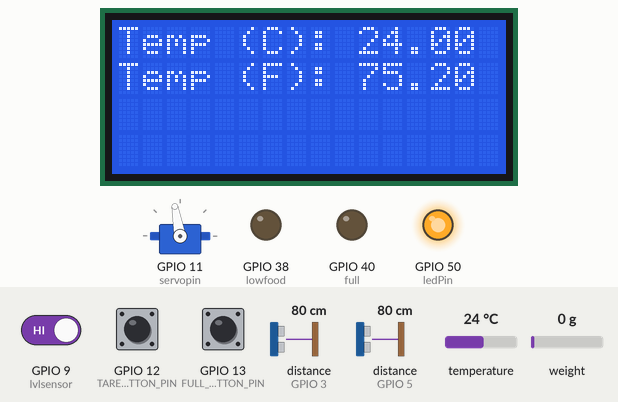
Recording of a sketch running on a simulated ESP32-S3. Shown: servo, 16×4 character LCD, output pins drawn as LEDs (lit = HIGH). Wiring (inferred from the names in the program): 2 × ultrasonic range finder: trigger GPIO 4, echo GPIO 3 / trigger GPIO 6, echo GPIO 5. The inputs (shaded band) are chosen by the test bench; at power-on: GPIO 13 (FULL_BUTTON_PIN) LOW, distance to the obstacle (sensors on GPIO 3, GPIO 5) 80 cm, GPIO 9 (lvlsensor) HIGH, GPIO 12 (TARE_BUTTON_PIN) LOW, temperature 24 °C, weight on the scale 0 g. The echo pulse lasts 58.3 µs per cm; EEPROM starts erased; the modem accepts every AT command (registered, SIM ready, sends succeed) and sends nothing else; pins used as bus, display or sensor lines are not drawn; what the sketch prints to the serial monitor is not drawn.

Above: at 13.6 s.
13.7 s: GPIO 13 (FULL_BUTTON_PIN) pulled HIGH for 3.2 s
At 17.8 s:
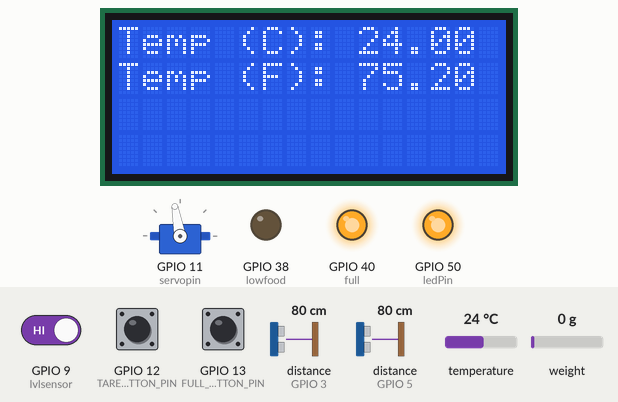
18.4 s: distance to the obstacle (sensor on GPIO 3) set to 23 cm
20.8 s: distance to the obstacle (sensor on GPIO 3) set to 19 cm
At 25.1 s:
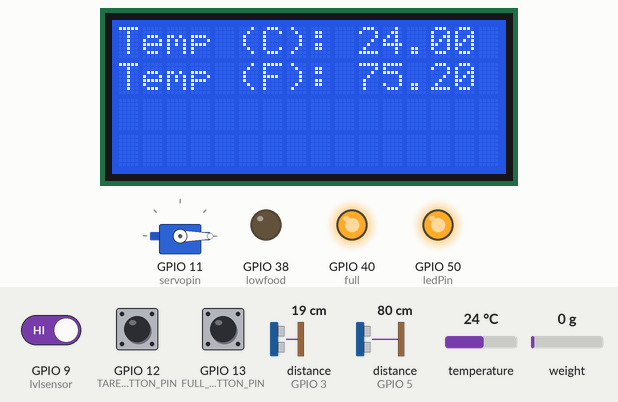
25.3 s: GPIO 9 (lvlsensor) driven LOW
At 27.0 s:
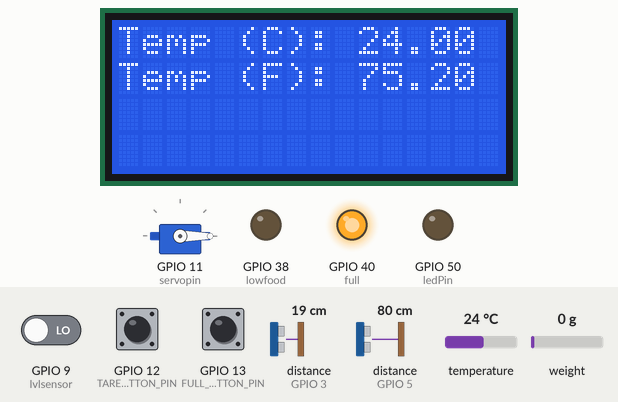
28.2 s: GPIO 12 (TARE_BUTTON_PIN) pulled HIGH for 1 s
At 30.3 s:
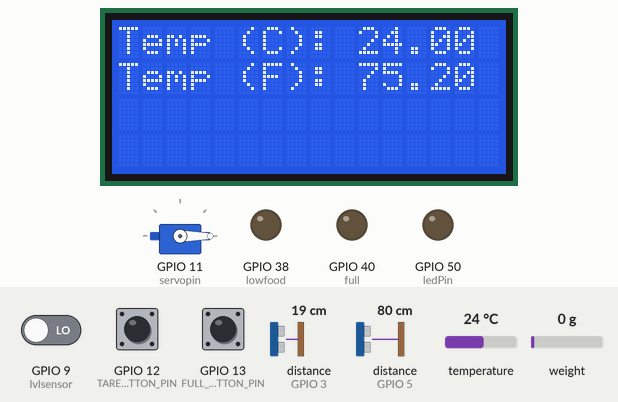
30.7 s: temperature set to 12 °C
At 32.2 s:
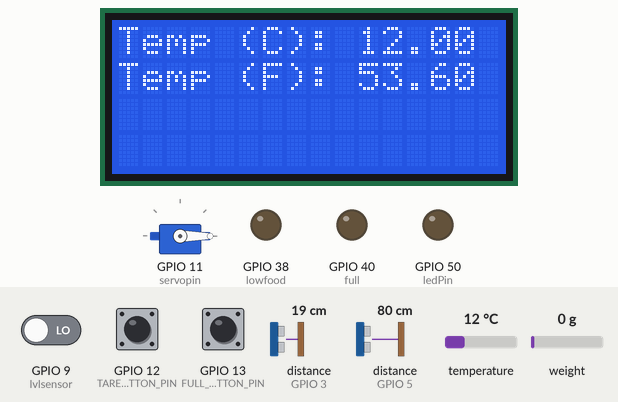
Timing chart, 0 to 33.3 s (numbered marks = the images above; inputs shaded):
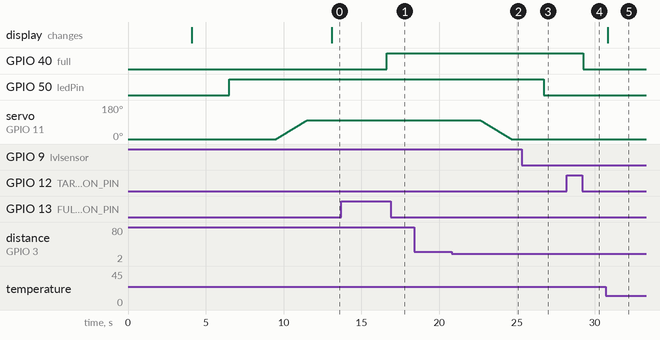

The sketch:

SmartServ.ino
```cpp
#include <SoftwareSerial.h>
#include <Servo.h>
#include <OneWire.h>
#include <DallasTemperature.h>
#include <Wire.h>
#include <LiquidCrystal_I2C.h>
#include <HX711_ADC.h>
#include <EEPROM.h>

// Pins for water level sensor and LED
const int lvlsensor = 9;
const int ledPin = 50;

//pins for RGB
const int resetbtn = 36 ;
const int full = 40 ;
const int lowfood = 38 ;

// Pins for SoftwareSerial
#define RX_PIN 7  // RX of Arduino to TX of SIM800C
#define TX_PIN 8  // TX of Arduino to RX of SIM800C

// Pins for servo and ultrasonic sensors
#define trigger1 4
#define echo1 3
#define trigger2 6
#define echo2 5
#define servopin 11

// Pins for temperature sensor and relay
const int RELAY_PIN  = A5; // Arduino pin connected to the relay's pin
const int SENSOR_PIN = 2;  // Arduino pin connected to DS18B20 sensor's DATA pin

// Pins for weight sensor and weight recording buttons
const int HX711_dout =  31; // mcu > HX711 dout pin
const int HX711_sck = 30; // mcu > HX711 sck pin
const int TARE_BUTTON_PIN = 12;  // Pin for tare button
const int FULL_BUTTON_PIN = 13;  // Pin for 100% full button

// Weight calibration variables and variables relatedd to weight sensing mechanism
const int calVal_eepromAdress = 0;
const int tareOffsetVal_eepromAdress = 4;
unsigned long t = 0;

double fullWeight = 0; // Variable for 100% filled weight
// long int smsInterval = 600000; // 10 mins in ms
// unsigned long lastSMSTime = 0, SMSTime = 0;
bool isFullbuttonPressed = false;

// Temperature threshold
const float TEMPERATURE_THRESHOLD = 55; // °C
const float TEMP_OFF = 60;

// Global variables
float time1 = 0, distance1 = 0, time2 = 0, distance2 = 0;
float temperature;
int relay_state;
float tempC, tempF;

//boolean values
bool ulsonic = false;
bool waterlvl = false;
bool weightsen = false;

// Objects for libraries
SoftwareSerial sim800(RX_PIN, TX_PIN);
Servo servo;
OneWire oneWire(SENSOR_PIN);
DallasTemperature DS18B20(&oneWire);
DallasTemperature sensor(&oneWire);
LiquidCrystal_I2C lcd(0x27, 16, 4);
HX711_ADC LoadCell(HX711_dout, HX711_sck);

// Function prototypes
void sendATCommand(String command, const int timeout);
void sendSMS(String message);
void smoothServoMove(int targetAngle);

void setup() {
  // Set up water level sensor and LED pins
  pinMode(lvlsensor, INPUT_PULLUP);
  pinMode(ledPin, OUTPUT);

  //set up RGB
  pinMode(resetbtn, OUTPUT);
  pinMode(full, OUTPUT);
  pinMode(lowfood, OUTPUT);

  // Set up Serial communication
  Serial.begin(115200);
  delay(1000);
  sim800.begin(9600);
  delay(1000);

  // Check if the module is ready and set SMS text mode
  sendATCommand("AT", 1000);
  sendATCommand("AT+CMGF=1", 1000);

  // Set up servo and ultrasonic sensor pins
  pinMode(trigger1, OUTPUT);
  pinMode(echo1, INPUT);
  pinMode(trigger2, OUTPUT);
  pinMode(echo2, INPUT);
  servo.attach(servopin);
  servo.write(0);

  // Set up temperature sensor and LCD
  DS18B20.begin();
  lcd.init();
  lcd.backlight();
  pinMode(RELAY_PIN, OUTPUT);
  sensor.begin();

  // Setup weight recording buttons
  pinMode(TARE_BUTTON_PIN, INPUT);
  delay(10);
  pinMode(FULL_BUTTON_PIN, INPUT);

  // Setup loadcells for weight sensing
  LoadCell.begin();
  float calibrationValue;
  // calibrationValue = 12.71; //12.91, 11.27, 11.21

#if defined(ESP8266)|| defined(ESP32)
  EEPROM.begin(512);
#endif

  EEPROM.get(calVal_eepromAdress, calibrationValue);

  //restore the zero offset value from eeprom:
  long tare_offset = 0;
  EEPROM.get(tareOffsetVal_eepromAdress, tare_offset);
  LoadCell.setTareOffset(tare_offset);
  boolean _tare = false; //set this to false as the value has been resored from eeprom

  unsigned long stabilizingtime = 2000; // preciscion right after power-up can be improved by adding a few seconds of stabilizing time
  LoadCell.start(stabilizingtime, _tare);
  if (LoadCell.getTareTimeoutFlag()) {
    Serial.println("Timeout, check MCU>HX711 wiring and pin designations");
    while (1);
  }
  else {
    LoadCell.setCalFactor(calibrationValue); // set calibration value (float)
    Serial.println("Startup is complete");
  }
}

void loop() {
  // Water level sensor logic
  if (digitalRead(lvlsensor) == LOW) {
    waterlvl = false;
    digitalWrite(ledPin, LOW);
  } else {
    if (waterlvl == false){
      digitalWrite(ledPin, HIGH);
      Serial.println("Water level is low");
      sendSMS("Water level is low");
      waterlvl = true;
    }
  }

  // Ultrasonic sensor logic
  // Measure distance from sensor 1
  digitalWrite(trigger1, LOW);
  delayMicroseconds(2);
  digitalWrite(trigger1, HIGH);
  delayMicroseconds(10);
  digitalWrite(trigger1, LOW);
  time1 = pulseIn(echo1, HIGH);
  distance1 = time1 * 0.034 / 2;

  // Measure distance from sensor 2
  digitalWrite(trigger2, LOW);
  delayMicroseconds(2);
  digitalWrite(trigger2, HIGH);
  delayMicroseconds(10);
  digitalWrite(trigger2, LOW);
  time2 = pulseIn(echo2, HIGH);
  distance2 = time2 * 0.034 / 2;

  // Print distances to Serial Monitor
  Serial.print("Distance from Sensor 1: ");
  Serial.print(distance1);
  Serial.println(" cm");
  Serial.print("Distance from Sensor 2: ");
  Serial.print(distance2);
  Serial.println(" cm");

  // Control the servo based on distance readings
  if (distance1 <= 20 || distance2 <= 20) {

    smoothServoMove(0);

  } else {
    delay(900);
    smoothServoMove(100);
  }

  // Temperature sensor logic
  sensor.requestTemperatures();
  temperature = sensor.getTempCByIndex(0);
  if (temperature < TEMPERATURE_THRESHOLD)
    relay_state = HIGH;
  else if (temperature > TEMP_OFF)
    relay_state = LOW;

  digitalWrite(RELAY_PIN, relay_state);
  Serial.print("Temperature: ");
  Serial.print(temperature);
  Serial.print("°C => relay's state: ");
  Serial.println(relay_state);

  // Display temperature readings on the LCD
  DS18B20.requestTemperatures();
  tempC = DS18B20.getTempCByIndex(0);
  tempF = tempC * 9 / 5 + 32;
  lcd.setCursor(0, 0);
  lcd.print("Temp (C): ");
  lcd.print(tempC);
  lcd.print("  ");
  lcd.setCursor(0, 1);
  lcd.print("Temp (F): ");
  lcd.print(tempF);
  lcd.print("  ");

  delay(500); // Delay for 1 second before updating the display again

  // Weight sensor logic
  static boolean newDataReady = 0;
  const int serialPrintInterval = 1000; //increase value to slow down serial print activity

  // check for new data/start next conversion:
  if (LoadCell.update()) newDataReady = true;

  // get smoothed value from the dataset:
  if (newDataReady) {
    if (millis() > t + serialPrintInterval) {
      float i = LoadCell.getData();
      Serial.print("Load_cell output val: ");
      Serial.println(i);

      // Check if value 'i' less than 30% that of full weight
      if (i < fullWeight * 0.3 && isFullbuttonPressed) {
        // lastSMSTime = millis();
        Serial.println("The food on the chafing dish is depleting. Requesting refill!");
        sendSMS("The food on the chafing dish is depleting. Requesting refill!");

        digitalWrite(full, LOW);
        digitalWrite(lowfood, HIGH);
        digitalWrite(resetbtn, LOW);

        // SMSTime = lastSMSTime + smsInterval;
        isFullbuttonPressed = false;
      }
      newDataReady = 0;
      t = millis();
    }
    }

  // Check for tare button press
  if (digitalRead(TARE_BUTTON_PIN) == HIGH) {
    delay(50);  // Debounce
    if (digitalRead(TARE_BUTTON_PIN) == HIGH) {
      Serial.println("Tare button pressed");
      refreshOffsetValueAndSaveToEEprom();
      digitalWrite(full, LOW);
      digitalWrite(lowfood, LOW);
      digitalWrite(resetbtn, HIGH);
    }
  }

  // Check for full button press
  if (digitalRead(FULL_BUTTON_PIN) == HIGH) {
    delay(50);  // Debounce
    if (digitalRead(FULL_BUTTON_PIN) == HIGH) {
      Serial.println("Full button pressed");
      recordFullWeight();
      isFullbuttonPressed = true;
      digitalWrite(full, HIGH);
      digitalWrite(lowfood, LOW);
      digitalWrite(resetbtn, LOW);


    }
  }

  // receive command from serial terminal, send 't' to initiate tare operation:
  if (Serial.available() > 0) {
    char inByte = Serial.read();
    if (inByte == 't') refreshOffsetValueAndSaveToEEprom();
  }
}

void sendATCommand(String command, const int timeout) {
  sim800.println(command);
  long int time = millis();
  while ((time + timeout) > millis()) {
    while (sim800.available()) {
      char c = sim800.read();
      Serial.print(c);
    }
  }
}

void sendSMS(String message) {
  sim800.println("AT+CMGS=\"+94768426584\"");
  delay(1000);
  sim800.println(message); // The message content
  delay(100);
  sim800.write(26);
  delay(1000);

  while (sim800.available()) {
    Serial.write(sim800.read());
  }
}

void smoothServoMove(int targetAngle) {
  int currentAngle = servo.read();
  if (currentAngle < targetAngle) {
    for (int angle = currentAngle; angle <= targetAngle; angle++) {
      servo.write(angle);
      delay(20);
    }
  } else {
    for (int angle = currentAngle; angle >= targetAngle; angle--) {
      servo.write(angle);
      delay(20);
    }
  }
}

// zero offset value (tare), calculate and save to EEprom:
void refreshOffsetValueAndSaveToEEprom() {
  long _offset = 0;
  Serial.println("Calculating tare offset value...");
  LoadCell.tare(); // calculate the new tare / zero offset value (blocking)
  _offset = LoadCell.getTareOffset(); // get the new tare / zero offset value
  EEPROM.put(tareOffsetVal_eepromAdress, _offset); // save the new tare / zero offset value to EEprom
#if defined(ESP8266) || defined(ESP32)
  EEPROM.commit();
#endif
  LoadCell.setTareOffset(_offset); // set value as library parameter (next restart it will be read from EEprom)
  Serial.print("New tare offset value:");
  Serial.print(_offset);
  Serial.print(", saved to EEprom adr:");
  Serial.println(tareOffsetVal_eepromAdress);
}

void recordFullWeight() {
  fullWeight = LoadCell.getData();
  Serial.print("100% full weight recorded: ");
  Serial.println(fullWeight);
}
```

Measured:
- the behaviour switches between 21 and 20 cm on distance to the obstacle (sensor on GPIO 3) (found by bisection; images 1 and 2)
- after the input at 13.7 s, GPIO 40 (full): LOW → HIGH after 2.9 s
- after the input at 18.4 s, every drawn part: stays the same
- after the input at 20.8 s, servo on GPIO 11 (servopin): moves from 100° to 0° over 2.0 s, starting after 1.8 s
- after the input at 25.3 s, GPIO 50 (ledPin): HIGH → LOW after 1.4 s
- after the input at 28.2 s, GPIO 40 (full): HIGH → LOW after 1.1 s
- after the input at 30.7 s, the display: changes after 0.14 s (image 5)
